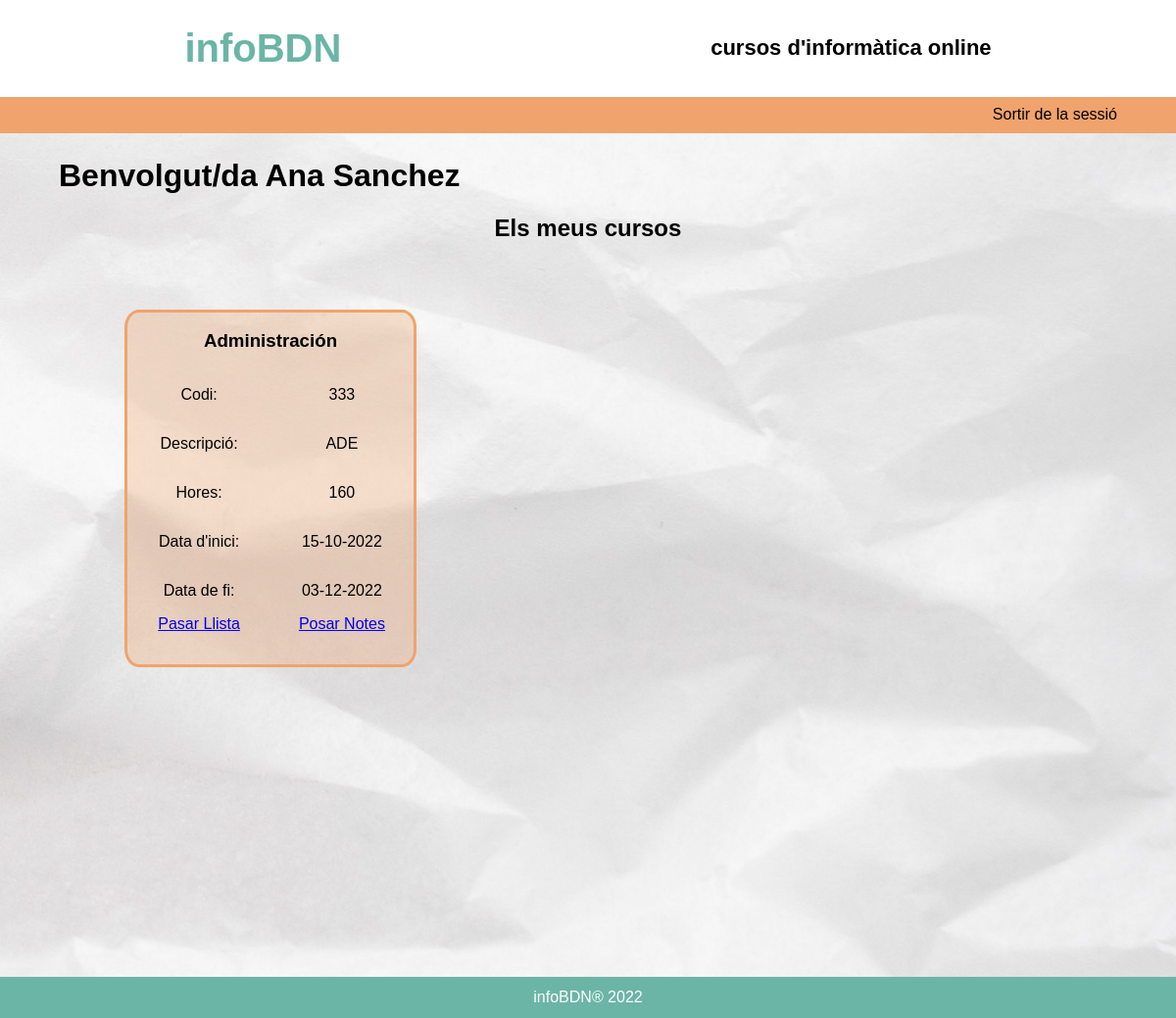
The page /MenuProfe.php (signed in) on the database as committed earlier.
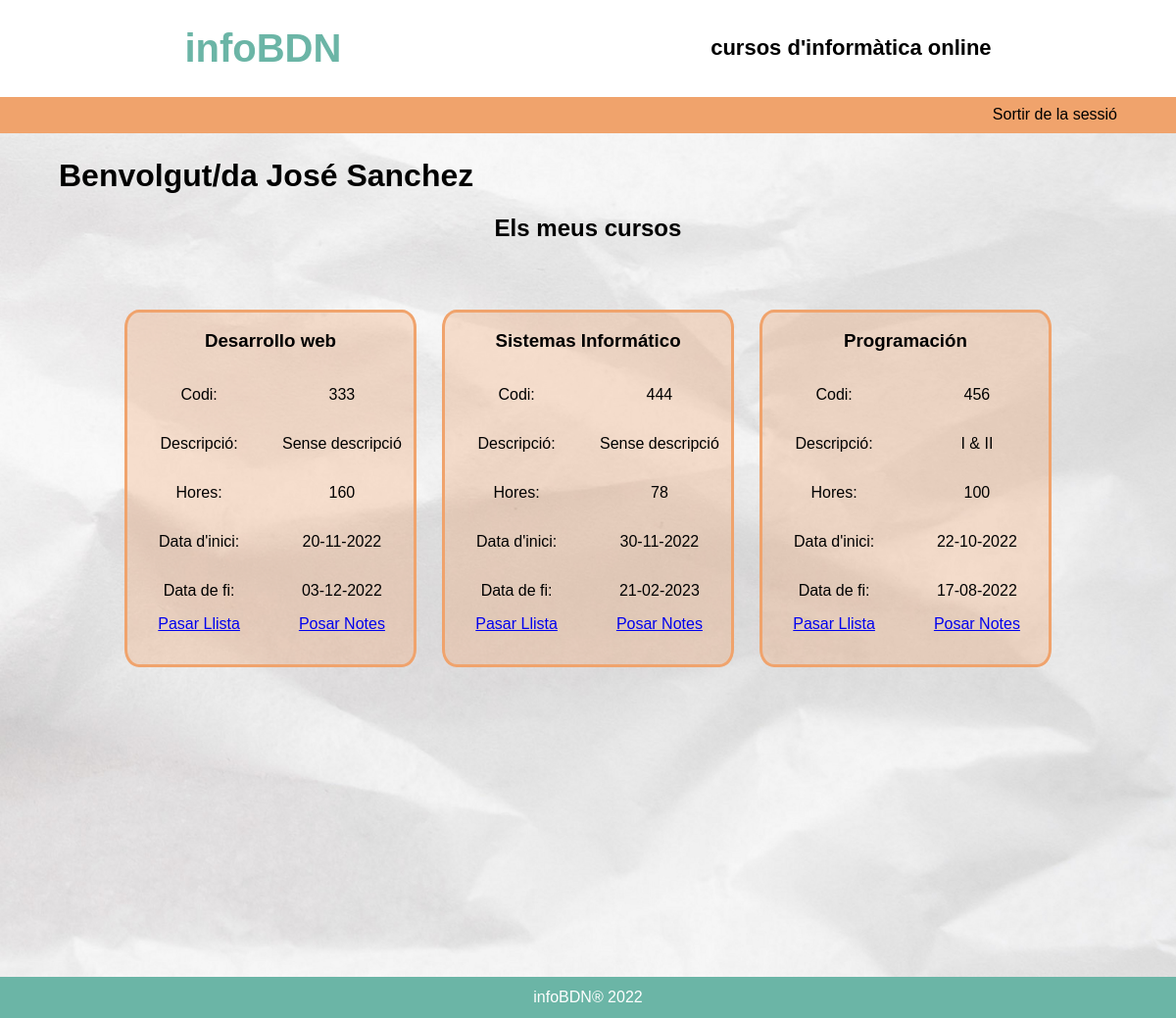
The same page on the database as committed later.
### tables this page shows
CREATE TABLE `professors` (
  `DNI` varchar(20) NOT NULL,
  `CONTRASENYA` varchar(50) NOT NULL,
  `NOM` varchar(20) NOT NULL,
  `COGNOMS` varchar(20) NOT NULL,
  `TITOL` varchar(20) NOT NULL,
  `FOTO` varchar(50) NOT NULL,
  `ACTIU` tinyint(1) NOT NULL
);

CREATE TABLE `cursos` (
  `CODI` int(11) NOT NULL,
  `NOM` varchar(20) NOT NULL,
  `DESCRIPCIO` varchar(50) NOT NULL,
  `HORES` int(11) NOT NULL,
  `INICI` date NOT NULL,
  `FI` date NOT NULL,
  `DNIPROFESSOR` varchar(20) NOT NULL,
  `ACTIU` tinyint(1) NOT NULL
);

### MenuProfe.php (the view, shortened to what this page needs)
<?php
    include("Funciones.php");
    $conexion=bbdd();
?>
<!DOCTYPE html>
<html lang="en">
<head>
    <link rel="stylesheet" type="text/css" href="styles.css"/>
</head>
<body>
    <?php
        if(isset($_SESSION['profe'])){?>
            <header>
                <h1 class="logo">infoBDN</h1>
                <h6 class="slogan">cursos d'informàtica online</h6>
            </header>
            <nav>
                <a href="LogOut.php">Sortir de la sessió</a>
            </nav>
            <main class="superprof">
                <h1>Benvolgut/da <?php echo nombreprofe($_SESSION['profe'],$conexion)?></h1>
                <h2 style=text-align:center;>Els meus cursos</h2>
                <div class="sp">
                <?php
                    $query="SELECT * FROM cursos WHERE dniprofessor='".$_SESSION['profe']."'";
                    $consulta = mysqli_query($conexion, $query);
                    $registros=mysqli_num_rows($consulta);
                    for ($i=0;$i<$registros;$i++){
                        $filas=$consulta->fetch_assoc();
                        ?> <div class="prof"> <?php
                        echo "<h3>".$filas['NOM']."</h3>";
                        ?>
                        <div>
                            <?php
                                echo "<p> Codi: </p>";
                                echo "<p>".$filas['CODI']."</p>";
                                echo "<p> Descripció: </p>";
                                echo "<p>".$filas['DESCRIPCIO']."</p>";
                            ?>
                        </div>
                        <div>
                            <?php
                                echo "<p> Hores: </p>";
                                echo "<p>".$filas['HORES']."</p>";
                                echo "<p> Data d'inici: </p>";
                                $filas['INICI'] = date("d-m-Y", strtotime($filas['INICI']));
                                echo "<p>" .$filas['INICI']. "</p>";
                                echo "<p> Data de fi: </p>";
                                $filas['FI'] = date("d-m-Y", strtotime($filas['FI']));
                                echo "<p>" .$filas['FI']. "</p>";
                            ?>
                            <a href="LlistarAlumnes.php?id=<?php echo $filas['NOM'];?>">Pasar Llista</a>
                            <a href="PosarNotes.php?id=<?php echo $filas['NOM'];?>">Posar Notes</a>
                        </div>
                        <?php
                        echo "</div>";
                    }
                ?>
                </div>
            </main>
            <footer>
                <p>infoBDN® 2022</p>
            </footer>
        <?php }
        else{
            ?>
            <META HTTP-EQUIV="REFRESH" CONTENT="0;URL=LogIn.php">
            <?php
        }
    ?>
</body>
</html>

### Funciones.php (shortened to what this page needs)
    <?php
function nombreprofe($dni, $conexion){
    $query="SELECT * FROM professors WHERE DNI='$dni'";
    $consulta = mysqli_query($conexion, $query);
    while($valores = mysqli_fetch_array($consulta)){
        echo "<td>" .$valores['NOM']." ".$valores['COGNOMS']."</td>";
    }
}
?>

Rows that differ between the two databases and show on the page:
changed professors "Sanchez": NOM "Ana" → "José"
changed cursos id 333: NOM "Administración" → "Desarrollo web"; DESCRIPCIO "ADE" → "Sense descripció"; INICI "15-10-2022" → "20-11-2022"
now on this page (row edited): cursos: NOM "Sistemas Informático", CODI "444", DESCRIPCIO "Sense descripció", HORES "78", INICI "30-11-2022", FI "21-02-2023"
now on this page (row edited): cursos: NOM "Programación", CODI "456", DESCRIPCIO "I & II", HORES "100", INICI "22-10-2022", FI "17-08-2022"
